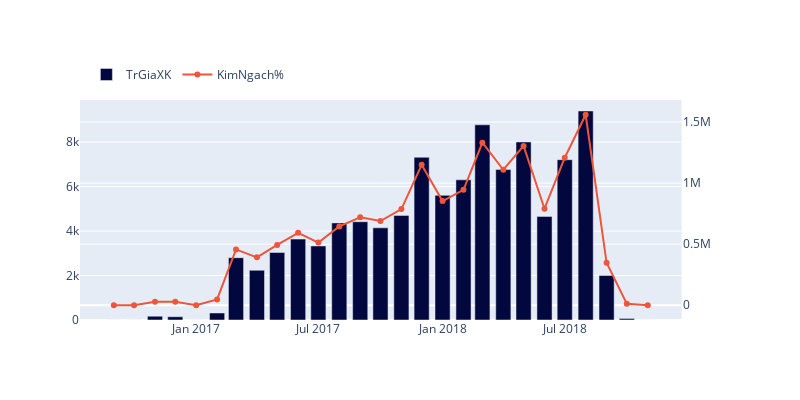

The code cell stored with this chart in its notebook:
### Code cell
import plotly.express as px 
from plotly.subplots import make_subplots
import plotly.graph_objects as go

# combo bar and line

fig = make_subplots(specs=[[{"secondary_y": True}]])

fig.update_layout(
		width=800,
    height=400,
		legend=dict(
	    orientation="h",
	    yanchor="bottom",
	    y=1.05,
	    xanchor="left",
	    x=0.01)
	)

fig.add_trace(
	go.Bar(x=order_all.monthY, 
		   y=order_all['order_id'], 
		   name='TrGiaXK', 
		   marker_color='rgb(2, 8, 61)'),
		secondary_y=False
)

fig.add_trace(
    go.Scatter(x=order_all.monthY, 
               y=order_all['payment_value'], 
               name='KimNgach%' ,mode="lines+markers"
               ),
    secondary_y=True
)

### Figure 1 — Plotly figure (JSON) as saved in the notebook; plotly's stock layout.template omitted (floating-point values rounded to 4 significant figures)
{"data": [{"marker": {"color": "rgb(2, 8, 61)"}, "name": "TrGiaXK", "type": "bar", "x": ["2016-09-01T00:00:00", "2016-10-01T00:00:00", "2016-11-01T00:00:00", "2016-12-01T00:00:00", "2017-01-01T00:00:00", "2017-02-01T00:00:00", "2017-03-01T00:00:00", "2017-04-01T00:00:00", "2017-05-01T00:00:00", "2017-06-01T00:00:00", "2017-07-01T00:00:00", "2017-08-01T00:00:00", "2017-09-01T00:00:00", "2017-10-01T00:00:00", "2017-11-01T00:00:00", "2017-12-01T00:00:00", "2018-01-01T00:00:00", "2018-02-01T00:00:00", "2018-03-01T00:00:00", "2018-04-01T00:00:00", "2018-05-01T00:00:00", "2018-06-01T00:00:00", "2018-07-01T00:00:00", "2018-08-01T00:00:00", "2018-09-01T00:00:00", "2018-10-01T00:00:00", "2018-11-01T00:00:00"], "xaxis": "x", "y": [1, 5, 171, 148, 3, 316, 2801, 2235, 3037, 3639, 3331, 4367, 4420, 4145, 4705, 7318, 5607, 6304, 8779, 6766, 8008, 4660, 7210, 9400, 2001, 62, 1], "yaxis": "y"}, {"mode": "lines+markers", "name": "KimNgach%", "type": "scatter", "x": ["2016-09-01T00:00:00", "2016-10-01T00:00:00", "2016-11-01T00:00:00", "2016-12-01T00:00:00", "2017-01-01T00:00:00", "2017-02-01T00:00:00", "2017-03-01T00:00:00", "2017-04-01T00:00:00", "2017-05-01T00:00:00", "2017-06-01T00:00:00", "2017-07-01T00:00:00", "2017-08-01T00:00:00", "2017-09-01T00:00:00", "2017-10-01T00:00:00", "2017-11-01T00:00:00", "2017-12-01T00:00:00", "2018-01-01T00:00:00", "2018-02-01T00:00:00", "2018-03-01T00:00:00", "2018-04-01T00:00:00", "2018-05-01T00:00:00", "2018-06-01T00:00:00", "2018-07-01T00:00:00", "2018-08-01T00:00:00", "2018-09-01T00:00:00", "2018-10-01T00:00:00", "2018-11-01T00:00:00"], "xaxis": "x", "y": [40.95, 428.1, 28680.0, 29450.0, 763.5, 47880.0, 457100.0, 392200.0, 494200.0, 593000.0, 512800.0, 645600.0, 720400.0, 689700.0, 787600.0, 1149000.0, 852900.0, 945500.0, 1331000.0, 1109000.0, 1304000.0, 790100.0, 1208000.0, 1560000.0, 347700.0, 11450.0, 222.0], "yaxis": "y2"}], "layout": {"height": 400, "legend": {"orientation": "h", "x": 0.01, "xanchor": "left", "y": 1.05, "yanchor": "bottom"}, "width": 800, "xaxis": {"anchor": "y", "domain": [0, 0.94]}, "yaxis": {"anchor": "x", "domain": [0, 1]}, "yaxis2": {"anchor": "x", "overlaying": "y", "side": "right"}}}
